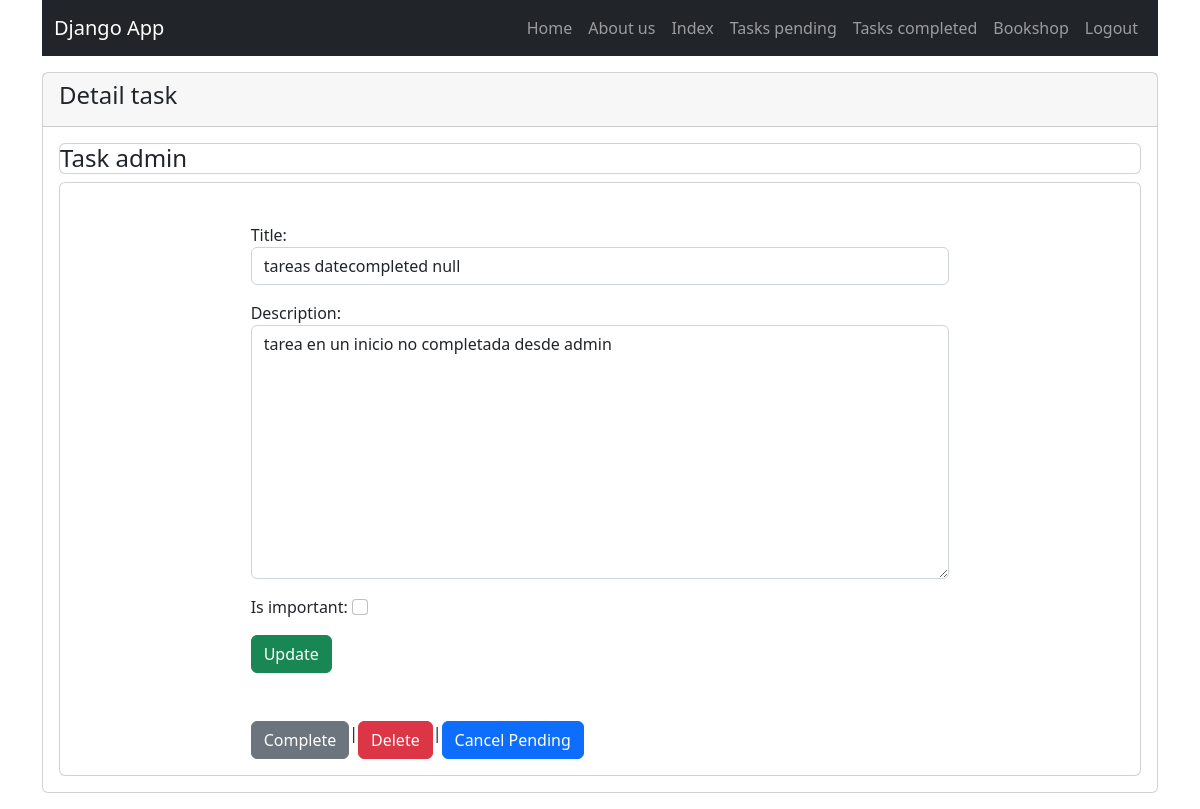
Page /task/3/ (signed in) on the committed database.
### InstalledApps/tasks/models.py (models this page shows, shortened)
class Task(models.Model):
    title = models.CharField(max_length=100)
    description = models.TextField(blank=True)
    created = models.DateTimeField(auto_now_add=True)
    date_completed = models.DateTimeField(null=True, blank=True)
    is_important = models.BooleanField(default=False)
    user = models.ForeignKey(User, on_delete=models.CASCADE)

### InstalledApps/tasks/views.py (the view, shortened to what this page needs)
# urls.py: path('task/<int:task_id>/', views.task_detail, name='task_detail'),
@login_required
def task_detail(request, task_id):
    task = get_object_or_404(Task, pk=task_id, user=request.user)
    if request.method == 'GET':
        form = TaskForm(instance=task)
        return render(request, 'task_detail.html', {
            'task': task,
            'form': form,
            'formaction': f"/task/{task_id}/",
        })

### InstalledApps/tasks/forms.py
class TaskForm(forms.ModelForm):
    class Meta:
        model = Task
        fields = ['title', 'description', 'is_important']
        widgets = {
            'title': forms.TextInput(attrs={'class': 'form-control', 'placeholder': 'Write a title'}),
            'description': forms.Textarea(attrs={'class': 'form-control', 'placeholder': 'Write a description'}),
            'is_important': forms.CheckboxInput(attrs={'class': 'form-check-input md-auto'})
        }

### InstalledApps/tasks/templates/task_detail.html
{% extends 'base.html' %}
{% block cardtitle %}
Detail task
{% endblock %}
{% block cardsubtitle %}
Task admin
{% endblock %}
{% block content %}
<div class="col-md-8 offset-md-2 mt-4">
    {{form.as_p}}
    <button class="btn btn-success">
        Update
    </button>
    <div class="mt-5 d-flex">
        {% if task.date_completed == None %}
        <a class="my_href" href="{% url 'task_complete' task.id %}" role="button">
            <button class="btn btn-secondary">
                Complete
            </button>
        </a>
        |
        {% endif %}
        <a class="my_href" href="{% url 'task_delete' task.id %}" role="button">
            <button class="btn btn-danger">
                Delete
            </button>
        </a>
        |
        {% if task.date_completed == None %}
        <a name="" id="" class="btn btn-primary" href="{% url 'tasks' True %}" role="button">Cancel Pending</a>
        {% else %}
        <a name="" id="" class="btn btn-primary" href="{% url 'tasks' False %}" role="button">Cancel Completed</a>
        {% endif %}
    </div>
</div>
{% endblock%}

### rows in the picture
Task: title "tareas datecompleted null", description "tarea en un inicio no completada desde admin"
